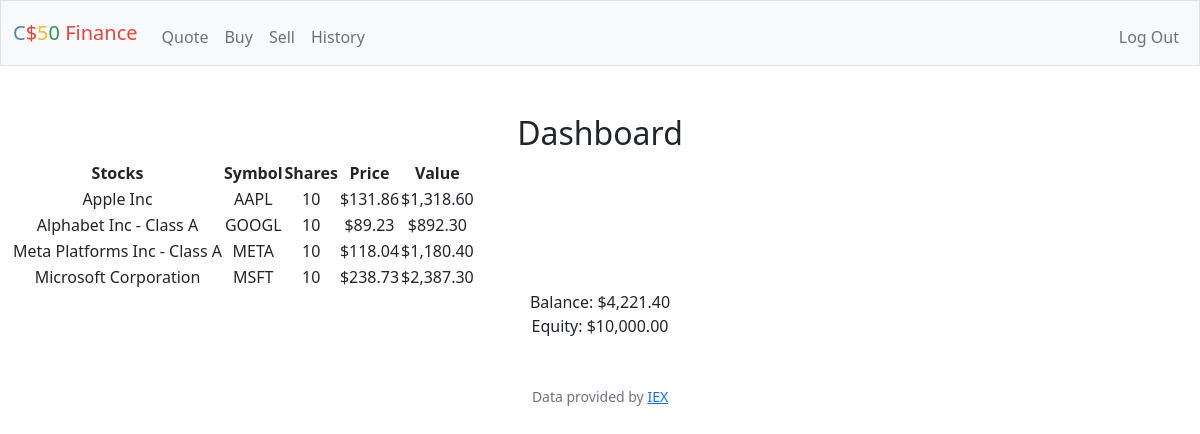
The page / (signed in) on the database its author committed.
### tables this page shows
CREATE TABLE history (
    id INTEGER PRIMARY KEY AUTOINCREMENT,
    user_id INTEGER NOT NULL,
    name TEXT NOT NULL,
    shares INTEGER NOT NULL, 
    price NUMERIC NOT NULL, 
    type TEXT NOT NULL, 
    symbol TEXT NOT NULL, 
    time TIMESTAMP DEFAULT CURRENT_TIMESTAMP, 
    FOREIGN KEY (user_id) REFERENCES users(id) 
);

CREATE TABLE users (id INTEGER PRIMARY KEY AUTOINCREMENT NOT NULL, username TEXT NOT NULL, hash TEXT NOT NULL, cash NUMERIC NOT NULL DEFAULT 10000.00);

### app.py (the view)
@app.route("/")
@login_required
def index():
    user_id = session["user_id"]
    stocks = db.execute("SELECT name, SUM(shares) as value, price, symbol FROM history WHERE user_id = ? GROUP BY symbol", user_id)
    cash = db.execute("SELECT cash FROM users WHERE id = ?", user_id)[0]["cash"]
    total = cash
    for stock in stocks:
        total += stock["price"] * stock["value"]
    return render_template("index.html", stocks=stocks, cash=cash, total=total, usd=usd)

### app.py (called while the page is built)
@app.after_request
def after_request(response):
    response.headers["Cache-Control"] = "no-cache, no-store, must-revalidate"
    response.headers["Expires"] = 0
    response.headers["Pragma"] = "no-cache"
    return response

### helpers.py (called while the page is built)
def login_required(f):
    @wraps(f)
    def decorated_function(*args, **kwargs):
        if session.get("user_id") is None:
            return redirect("/login")
        return f(*args, **kwargs)
    return decorated_function

def usd(value):
    return f"${value:,.2f}"

### templates/index.html (shortened to what this page needs)
{% extends "layout.html" %}
{% block main %}
<h2>Dashboard</h2>
   <table>
      <thead>
         <tr>
            <th>Stocks</th>
            <th>Symbol</th>
            <th>Shares</th>
            <th>Price</th>
            <th>Value</th>
         </tr>
      </thead>
      <tbody>
         {% for stock in stocks %}
         <tr>
            <td> {{ stock.name }} </td>
            <td> {{ stock.symbol }} </td>
            <td> {{ stock.value }} </td>
            <td> {{ usd(stock.price) }} </td>
            <td> {{ usd(stock.price * stock.value) }} </td>
         </tr>
         {% endfor %}
      </tbody>
   </table>
<section>
   Balance: {{ usd(cash) }}
</section>
<section>
   Equity: {{ usd(total) }}
</section>
{% endblock %}

### templates/layout.html (shortened to what this page needs)
<!DOCTYPE html>
<html lang="en">
    <head>
		<link href="https://cdn.jsdelivr.net/npm/bootstrap@5.2.3/dist/css/bootstrap.min.css" rel="stylesheet">
        <link href="vendor/mdi-font/css/material-design-iconic-font.min.css" rel="stylesheet" media="all">
        <link href="vendor/font-awesome-4.7/css/font-awesome.min.css" rel="stylesheet" media="all">
        <link href="vendor/select2/select2.min.css" rel="stylesheet" media="all">
        <link href="vendor/datepicker/daterangepicker.css" rel="stylesheet" media="all">
        <link href="/static/styles.css" rel="stylesheet">
    </head>
    <body>
        <nav class="bg-light border navbar navbar-expand-md navbar-light">
            <div class="container-fluid">
                <a class="navbar-brand" href="/"><span class="blue">C</span><span class="red">$</span><span class="yellow">5</span><span class="green">0</span> <span class="red">Finance</span></a>
                <div class="collapse navbar-collapse" id="navbar">
                    {% if session["user_id"] %}
                        <ul class="navbar-nav me-auto mt-2">
                            <li class="nav-item"><a class="nav-link" href="/quote">Quote</a></li>
                            <li class="nav-item"><a class="nav-link" href="/buy">Buy</a></li>
                            <li class="nav-item"><a class="nav-link" href="/sell">Sell</a></li>
                            <li class="nav-item"><a class="nav-link" href="/history">History</a></li>
                        </ul>
                        <ul class="navbar-nav ms-auto mt-2">
                            <li class="nav-item"><a class="nav-link" href="/logout">Log Out</a></li>
                        </ul>
                    {% else %}
                        <ul class="navbar-nav ms-auto mt-2">
                            <li class="nav-item"><a class="nav-link" href="/register">Register</a></li>
                            <li class="nav-item"><a class="nav-link" href="/login">Log In</a></li>
                        </ul>
                    {% endif %}
                </div>
            </div>
        </nav>
        <main class="container-fluid py-5 text-center">
            {% block main %}{% endblock %}
        </main>
        <footer class="mb-5 small text-center text-muted">
            Data provided by <a href="https://iexcloud.io/">IEX</a>
        </footer>
    </body>
</html>

### static/styles.css (style rules this page uses)
nav .navbar-brand { font-size: xx-large; }
nav .navbar-brand .blue { color: #537fbe; }
nav .navbar-brand .red { color: #ea433b; }
nav .navbar-brand .yellow { color: #f5b82e; }
nav .navbar-brand .green { color: #2e944b; }

### rows shown on the page
history: name "Apple Inc", symbol "AAPL", value "10", price "$131.86", price "$1,318.60"
history: name "Alphabet Inc - Class A", symbol "GOOGL", value "10", price "$89.23", price "$892.30"
history: name "Meta Platforms Inc - Class A", symbol "META", value "10", price "$118.04", price "$1,180.40"
users: cash "$4,221.40"

### other values the page prints
{{ stock.name }} "Microsoft Corporation"
{{ stock.symbol }} "MSFT"
{{ stock.value }} "10"
{{ usd(stock.price) }} "$238.73"
{{ usd(stock.price * stock.value) }} "$2,387.30"
{{ usd(total) }} "$10,000.00"
